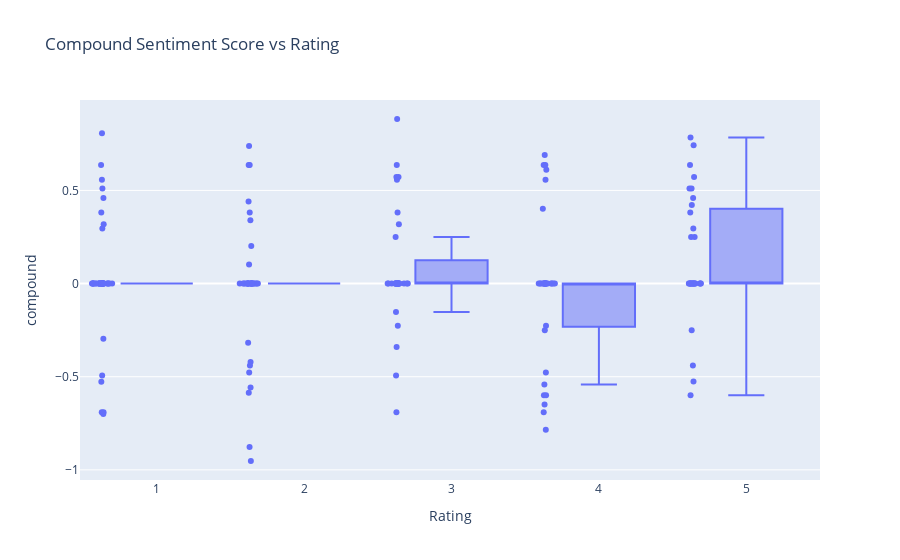

Notebook cell for this chart:
### Code cell
fig = px.box(df2, x="Rating", y="compound", points="all",
             title="Compound Sentiment Score vs Rating")
fig.show()

### Figure 1 — Plotly figure (JSON) as saved in the notebook; plotly's stock layout.template omitted (floating-point values rounded to 4 significant figures; data arrays with more than 128 entries replaced by an {"elided": "..."} marker saying what was removed)
{"data": [{"alignmentgroup": "True", "boxpoints": "all", "hovertemplate": "Rating=%{x}<br>compound=%{y}<extra></extra>", "legendgroup": "", "marker": {"color": "#636efa"}, "name": "", "notched": false, "offsetgroup": "", "orientation": "v", "showlegend": false, "type": "box", "x": {"elided": "180 int values"}, "x0": " ", "xaxis": "x", "y": {"elided": "180 float values"}, "y0": " ", "yaxis": "y"}], "layout": {"autosize": true, "boxmode": "group", "legend": {"tracegroupgap": 0}, "title": {"text": "Compound Sentiment Score vs Rating"}, "xaxis": {"anchor": "y", "autorange": true, "domain": [0, 1], "range": [0.4818, 5.5], "title": {"text": "Rating"}, "type": "linear"}, "yaxis": {"anchor": "x", "autorange": true, "domain": [0, 1], "range": [-1.054, 0.9854], "title": {"text": "compound"}, "type": "linear"}}}
